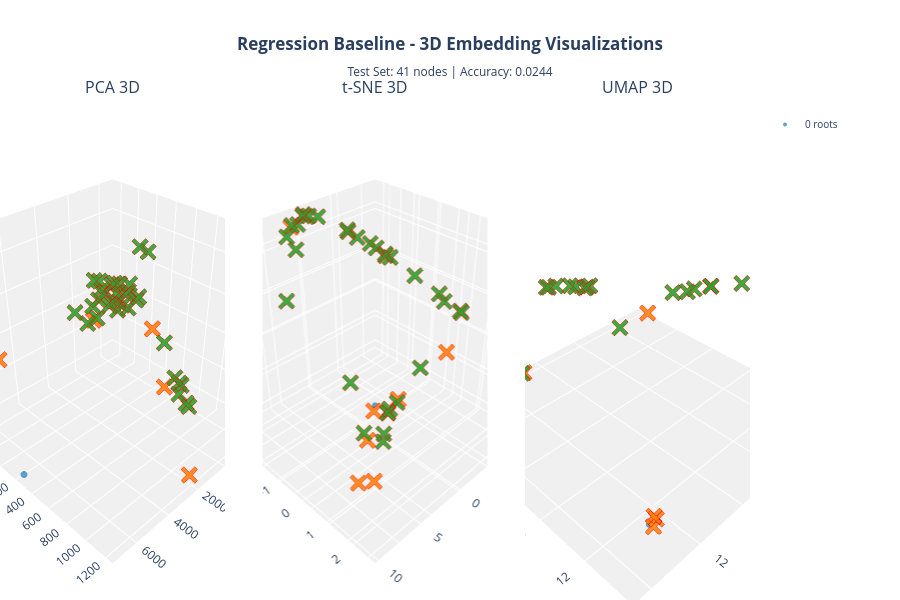

Notebook cell for this chart:
### Markdown cell above
## 3D Interactive Embedding Visualizations

Now let's visualize the same embeddings in **interactive 3D** using Plotly. These visualizations allow you to:
- **Rotate** the 3D space by clicking and dragging
- **Zoom** in/out with mouse wheel
- **Hover** over points to see node details
- **Compare** how different dimensionality reduction methods (PCA, t-SNE, UMAP) separate classes in 3D

Each visualization shows:
- **Colored points** = correctly classified nodes (by true class)
- **X markers with red outline** = incorrectly classified nodes (errors)
- **3 subplots** = PCA 3D, t-SNE 3D, UMAP 3D

### Code cell
# 1. Regression Model - 3D Visualization
print("\n" + "="*70)
print("3D VISUALIZATION - REGRESSION MODEL")
print("="*70)
reg_embeddings_3d = plot_model_embeddings_3d(reg_model, "Regression Baseline", data, trainer, class_names)

### Figure 1 — Plotly figure (JSON) as saved in the notebook; plotly's stock layout.template omitted (floating-point values rounded to 4 significant figures)
{"data": [{"hovertemplate": "<b>0 roots</b><br>True: %{text}<br>PCA1: %{x:.2f}<br>PCA2: %{y:.2f}<br>PCA3: %{z:.2f}<extra></extra>", "legendgroup": "class_0", "marker": {"color": "#1f77b4", "opacity": 0.7, "size": 4, "symbol": "circle"}, "mode": "markers", "name": "0 roots", "scene": "scene", "showlegend": true, "text": ["0 roots"], "type": "scatter3d", "x": [7074.0], "y": [243.0], "z": [-110.6]}, {"hovertemplate": "<b>ERROR</b><br>True: 1 root<br>Pred: %{text}<br>PCA1: %{x:.2f}<br>PCA2: %{y:.2f}<br>PCA3: %{z:.2f}<extra></extra>", "legendgroup": "class_1", "marker": {"color": "#ff7f0e", "line": {"color": "red", "width": 2}, "opacity": 0.9, "size": 6, "symbol": "x"}, "mode": "markers", "name": "1 root (error)", "scene": "scene", "showlegend": false, "text": ["0 roots", "0 roots", "0 roots", "0 roots", "0 roots", "0 roots", "0 roots"], "type": "scatter3d", "x": [7000.0, 6106.0, 5212.0, -133.8, -1790.0, -137.5, 2331.0], "y": [-451.7, -428.9, -406.1, -261.5, 180.9, 581.6, 1212.0], "z": [-23.76, -23.72, -23.67, -19.21, -21.69, -58.81, -94.33]}, {"hovertemplate": "<b>ERROR</b><br>True: 2 roots<br>Pred: %{text}<br>PCA1: %{x:.2f}<br>PCA2: %{y:.2f}<br>PCA3: %{z:.2f}<extra></extra>", "legendgroup": "class_2", "marker": {"color": "#2ca02c", "line": {"color": "red", "width": 2}, "opacity": 0.9, "size": 6, "symbol": "x"}, "mode": "markers", "name": "2 roots (error)", "scene": "scene", "showlegend": false, "text": ["0 roots", "0 roots", "0 roots", "0 roots", "0 roots", "0 roots", "0 roots", "0 roots", "0 roots", "0 roots", "0 roots", "0 roots", "0 roots", "0 roots", "0 roots", "0 roots", "0 roots", "0 roots", "0 roots", "0 roots", "0 roots", "0 roots", "0 roots", "0 roots", "0 roots", "0 roots", "0 roots", "0 roots", "0 roots", "0 roots", "0 roots", "0 roots", "0 roots"], "type": "scatter3d", "x": [1305.0, 766.0, 37.67, -285.0, 823.9, -581.6, -1252.0, -1145.0, -739.7, -473.7, -168.6, -1574.0, -1485.0, 47.51, -2212.0, -1421.0, -1153.0, -500.5, -2207.0, -2054.0, -1632.0, -1850.0, -1582.0, -2634.0, -2490.0, -2072.0, -1127.0, -86.0, 208.2, 335.0, 330.3, 790.7, 959.4], "y": [565.3, 407.1, -209.2, -203.7, -313.9, -231.9, -187.4, -204.2, -234.6, -252.3, -272.3, -181.8, -206.6, -302.6, -167.7, -221.0, -237.5, -277.4, -175.7, -185.2, -211.1, -190.0, -206.5, -119.0, -130.0, -156.7, 416.3, 690.2, 776.1, 813.0, 796.5, 931.1, 980.4], "z": [129.9, 123.0, 42.83, 39.05, -0.7196, 22.66, 27.71, 25.35, 14.63, 8.008, 0.4873, 23.95, 10.11, -24.69, 18.15, -0.8293, -6.642, -20.76, 7.304, 3.982, -5.152, -10.58, -16.39, -1.923, -5.919, -15.05, -18.48, -35.62, -32.37, -30.8, -44.99, -39.94, -38.03]}, {"hovertemplate": "<b>0 roots</b><br>True: %{text}<br>t-SNE1: %{x:.2f}<br>t-SNE2: %{y:.2f}<br>t-SNE3: %{z:.2f}<extra></extra>", "legendgroup": "class_0", "marker": {"color": "#1f77b4", "opacity": 0.7, "size": 4, "symbol": "circle"}, "mode": "markers", "name": "0 roots", "scene": "scene2", "showlegend": false, "text": ["0 roots"], "type": "scatter3d", "x": [9.741], "y": [2.583], "z": [0.2775]}, {"hovertemplate": "<b>ERROR</b><br>True: 1 root<br>Pred: %{text}<br>t-SNE1: %{x:.2f}<br>t-SNE2: %{y:.2f}<br>t-SNE3: %{z:.2f}<extra></extra>", "legendgroup": "class_1", "marker": {"color": "#ff7f0e", "line": {"color": "red", "width": 2}, "opacity": 0.9, "size": 6, "symbol": "x"}, "mode": "markers", "name": "1 root (error)", "scene": "scene2", "showlegend": false, "text": ["0 roots", "0 roots", "0 roots", "0 roots", "0 roots", "0 roots", "0 roots"], "type": "scatter3d", "x": [9.747, 9.716, 9.635, 1.06, -4.729, 0.9038, 5.845], "y": [2.543, 2.341, 1.997, -3.424, 0.8556, 0.6848, 1.323], "z": [0.2549, 0.1164, -0.1173, 0.4426, 0.01368, -0.0967, -0.3161]}, {"hovertemplate": "<b>ERROR</b><br>True: 2 roots<br>Pred: %{text}<br>t-SNE1: %{x:.2f}<br>t-SNE2: %{y:.2f}<br>t-SNE3: %{z:.2f}<extra></extra>", "legendgroup": "class_2", "marker": {"color": "#2ca02c", "line": {"color": "red", "width": 2}, "opacity": 0.9, "size": 6, "symbol": "x"}, "mode": "markers", "name": "2 roots (error)", "scene": "scene2", "showlegend": false, "text": ["0 roots", "0 roots", "0 roots", "0 roots", "0 roots", "0 roots", "0 roots", "0 roots", "0 roots", "0 roots", "0 roots", "0 roots", "0 roots", "0 roots", "0 roots", "0 roots", "0 roots", "0 roots", "0 roots", "0 roots", "0 roots", "0 roots", "0 roots", "0 roots", "0 roots", "0 roots", "0 roots", "0 roots", "0 roots", "0 roots", "0 roots", "0 roots", "0 roots"], "type": "scatter3d", "x": [4.626, 3.489, 1.682, 0.4499, 4.495, -0.7423, -3.382, -2.953, -1.377, -0.3069, 0.9239, -4.684, -4.338, 1.795, -7.744, -4.086, -2.997, -0.4165, -7.732, -6.965, -4.964, -5.965, -4.741, -9.361, -8.893, -6.975, -2.072, 1.107, 1.882, 2.196, 2.178, 3.33, 3.681], "y": [0.5527, -0.3177, -3.017, -3.36, -2.433, -3.329, -2.259, -2.492, -3.177, -3.41, -3.436, -1.542, -1.807, -3.341, 0.5502, -1.968, -2.529, -3.427, 0.5089, -0.09801, -1.441, -0.7725, -1.574, 2.244, 1.801, 0.09779, 0.6327, 0.7102, 0.6708, 0.694, 0.6807, 0.8964, 0.9819], "z": [-0.1764, -0.02849, 0.3747, 0.449, 0.2288, 0.47, 0.3876, 0.4084, 0.4645, 0.4721, 0.4476, 0.3222, 0.3496, 0.416, 0.1223, 0.3648, 0.4144, 0.4764, 0.1274, 0.1871, 0.3155, 0.2509, 0.3279, -0.3901, 0.2158, 0.1623, -0.01816, -0.1052, -0.1195, -0.1305, -0.1283, -0.1875, -0.2083]}, {"hovertemplate": "<b>0 roots</b><br>True: %{text}<br>UMAP1: %{x:.2f}<br>UMAP2: %{y:.2f}<br>UMAP3: %{z:.2f}<extra></extra>", "legendgroup": "class_0", "marker": {"color": "#1f77b4", "opacity": 0.7, "size": 4, "symbol": "circle"}, "mode": "markers", "name": "0 roots", "scene": "scene3", "showlegend": false, "text": ["0 roots"], "type": "scatter3d", "x": [13.61], "y": [13.41], "z": [3.452]}, {"hovertemplate": "<b>ERROR</b><br>True: 1 root<br>Pred: %{text}<br>UMAP1: %{x:.2f}<br>UMAP2: %{y:.2f}<br>UMAP3: %{z:.2f}<extra></extra>", "legendgroup": "class_1", "marker": {"color": "#ff7f0e", "line": {"color": "red", "width": 2}, "opacity": 0.9, "size": 6, "symbol": "x"}, "mode": "markers", "name": "1 root (error)", "scene": "scene3", "showlegend": false, "text": ["0 roots", "0 roots", "0 roots", "0 roots", "0 roots", "0 roots", "0 roots"], "type": "scatter3d", "x": [13.57, 13.45, 13.46, 11.71, 8.251, 12.46, 14.31], "y": [13.53, 13.5, 13.43, 2.969, 8.122, 6.599, 7.76], "z": [3.454, 3.613, 3.666, 3.403, 5.146, 4.039, 2.777]}, {"hovertemplate": "<b>ERROR</b><br>True: 2 roots<br>Pred: %{text}<br>UMAP1: %{x:.2f}<br>UMAP2: %{y:.2f}<br>UMAP3: %{z:.2f}<extra></extra>", "legendgroup": "class_2", "marker": {"color": "#2ca02c", "line": {"color": "red", "width": 2}, "opacity": 0.9, "size": 6, "symbol": "x"}, "mode": "markers", "name": "2 roots (error)", "scene": "scene3", "showlegend": false, "text": ["0 roots", "0 roots", "0 roots", "0 roots", "0 roots", "0 roots", "0 roots", "0 roots", "0 roots", "0 roots", "0 roots", "0 roots", "0 roots", "0 roots", "0 roots", "0 roots", "0 roots", "0 roots", "0 roots", "0 roots", "0 roots", "0 roots", "0 roots", "0 roots", "0 roots", "0 roots", "0 roots", "0 roots", "0 roots", "0 roots", "0 roots", "0 roots", "0 roots"], "type": "scatter3d", "x": [14.04, 13.54, 12.12, 11.36, 13.48, 10.28, 7.861, 8.211, 9.735, 10.68, 11.5, 6.895, 7.178, 12.18, 3.95, 7.351, 8.14, 10.53, 3.92, 4.472, 6.744, 4.747, 6.838, 2.46, 3.053, 4.349, 9.665, 12.53, 13.01, 13.09, 13.05, 13.73, 13.85], "y": [7.272, 6.259, 3.357, 2.741, 5.674, 2.147, 2.481, 2.296, 1.999, 2.326, 2.81, 3.175, 2.925, 3.417, 7.468, 2.777, 2.358, 2.242, 7.42, 6.696, 3.325, 6.16, 3.229, 8.681, 8.291, 6.94, 8.236, 6.583, 6.38, 6.467, 6.445, 6.909, 6.991], "z": [2.773, 2.791, 3.33, 3.497, 1.708, 3.63, 3.818, 3.823, 3.702, 3.576, 3.496, 3.614, 3.689, 3.267, 4.237, 3.748, 3.819, 3.625, 4.196, 3.887, 3.714, 3.736, 3.666, 4.306, 4.327, 4.062, 5.262, 4.043, 3.785, 3.68, 3.721, 3.142, 3.028]}], "layout": {"annotations": [{"font": {"size": 16}, "showarrow": false, "text": "PCA 3D", "x": 0.15, "xanchor": "center", "xref": "paper", "y": 1, "yanchor": "bottom", "yref": "paper"}, {"font": {"size": 16}, "showarrow": false, "text": "t-SNE 3D", "x": 0.5, "xanchor": "center", "xref": "paper", "y": 1, "yanchor": "bottom", "yref": "paper"}, {"font": {"size": 16}, "showarrow": false, "text": "UMAP 3D", "x": 0.85, "xanchor": "center", "xref": "paper", "y": 1, "yanchor": "bottom", "yref": "paper"}], "height": 600, "legend": {"font": {"size": 10}, "orientation": "v", "x": 1.02, "xanchor": "left", "y": 0.98, "yanchor": "top"}, "margin": {"b": 0, "l": 0, "r": 150, "t": 100}, "scene": {"camera": {"eye": {"x": 1.5, "y": 1.5, "z": 1.5}}, "domain": {"x": [0, 0.3], "y": [0, 1]}, "xaxis": {"backgroundcolor": "rgb(240, 240, 240)", "gridcolor": "white", "title": {"text": "Dim 1"}}, "yaxis": {"backgroundcolor": "rgb(240, 240, 240)", "gridcolor": "white", "title": {"text": "Dim 2"}}, "zaxis": {"backgroundcolor": "rgb(240, 240, 240)", "gridcolor": "white", "title": {"text": "Dim 3"}}}, "scene2": {"camera": {"eye": {"x": 1.5, "y": 1.5, "z": 1.5}}, "domain": {"x": [0.35, 0.65], "y": [0, 1]}, "xaxis": {"backgroundcolor": "rgb(240, 240, 240)", "gridcolor": "white", "title": {"text": "Dim 1"}}, "yaxis": {"backgroundcolor": "rgb(240, 240, 240)", "gridcolor": "white", "title": {"text": "Dim 2"}}, "zaxis": {"backgroundcolor": "rgb(240, 240, 240)", "gridcolor": "white", "title": {"text": "Dim 3"}}}, "scene3": {"camera": {"eye": {"x": 1.5, "y": 1.5, "z": 1.5}}, "domain": {"x": [0.7, 1], "y": [0, 1]}, "xaxis": {"backgroundcolor": "rgb(240, 240, 240)", "gridcolor": "white", "title": {"text": "Dim 1"}}, "yaxis": {"backgroundcolor": "rgb(240, 240, 240)", "gridcolor": "white", "title": {"text": "Dim 2"}}, "zaxis": {"backgroundcolor": "rgb(240, 240, 240)", "gridcolor": "white", "title": {"text": "Dim 3"}}}, "showlegend": true, "title": {"text": "<b>Regression Baseline - 3D Embedding Visualizations</b><br><sub>Test Set: 41 nodes | Accuracy: 0.0244</sub>", "x": 0.5, "xanchor": "center"}}}
